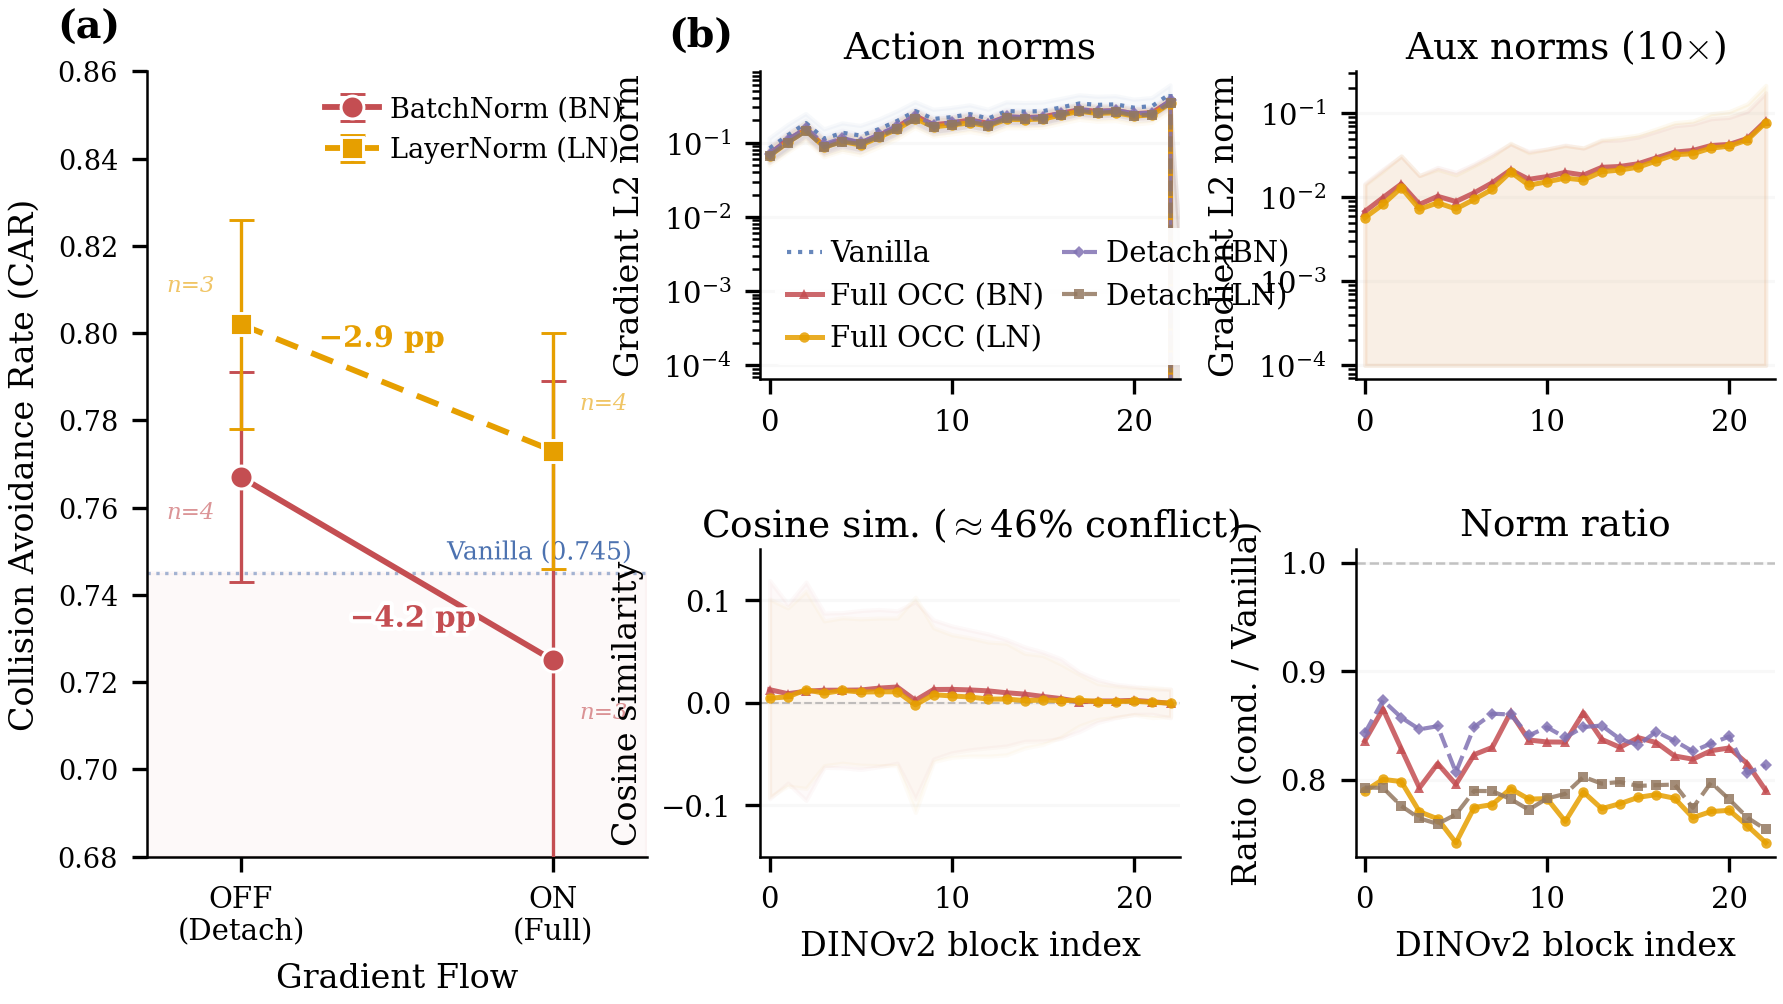

Source code (Python):
#!/usr/bin/env python3
"""Combined Figure: (a) Factorial 2x2 interaction + (b) Gradient analysis 2x2."""

import json
import os
import numpy as np
import matplotlib
matplotlib.use('Agg')
import matplotlib.pyplot as plt
import matplotlib.patheffects as pe
import matplotlib.gridspec as gridspec
from pathlib import Path

# === Global settings ===
plt.rcParams.update({
    'font.family': 'serif',
    'font.serif': ['DejaVu Serif', 'Liberation Serif', 'Times New Roman'],
    'font.size': 7,
    'axes.titlesize': 7.5,
    'axes.labelsize': 7,
    'xtick.labelsize': 6.5,
    'ytick.labelsize': 6.5,
    'legend.fontsize': 6,
    'figure.dpi': 300,
    'savefig.dpi': 300,
    'savefig.bbox': 'tight',
    'savefig.pad_inches': 0.03,
    'axes.spines.top': False,
    'axes.spines.right': False,
    'lines.linewidth': 1.2,
    'axes.grid': False,
    'axes.linewidth': 0.6,
    'pdf.fonttype': 42,
    'ps.fonttype': 42,
    'mathtext.fontset': 'cm',
})

# === Colors ===
COLORS = {
    'vanilla':     '#4C72B0',
    'full_occ_bn': '#C44E52',
    'full_occ_ln': '#E69F00',
    'detach_bn':   '#8172B3',
    'detach_ln':   '#937860',
}

# === Factorial data ===
factorial_data = {
    'BN': {
        'OFF': {'mean': 0.767, 'std': 0.024, 'n': 4},
        'ON':  {'mean': 0.725, 'std': 0.064, 'n': 3},
    },
    'LN': {
        'OFF': {'mean': 0.802, 'std': 0.024, 'n': 3},
        'ON':  {'mean': 0.773, 'std': 0.027, 'n': 4},
    },
}
VANILLA_CAR = 0.745

# === Gradient styles ===
GRAD_STYLES = {
    'Vanilla v2':      {'color': COLORS['vanilla'],     'ls': ':', 'marker': 'x', 'label': 'Vanilla',        'lw': 1.0, 'ms': 2.5},
    'Full OCC BN v2':  {'color': COLORS['full_occ_bn'], 'ls': '-', 'marker': '^', 'label': 'Full OCC (BN)',  'lw': 1.2, 'ms': 2.5},
    'Full OCC LN v2':  {'color': COLORS['full_occ_ln'], 'ls': '-', 'marker': 'o', 'label': 'Full OCC (LN)',  'lw': 1.2, 'ms': 2.5},
    'Detach BN v2':    {'color': COLORS['detach_bn'],   'ls': '--', 'marker': 'D', 'label': 'Detach (BN)',   'lw': 1.0, 'ms': 2.2},
    'Detach LN v2':    {'color': COLORS['detach_ln'],   'ls': '--', 'marker': 's', 'label': 'Detach (LN)',   'lw': 1.0, 'ms': 2.2},
}

# === Load gradient data ===
DATA_DIR = Path('/tmp/gradient_v2_5cond')
all_data = {}
for fpath in sorted(DATA_DIR.glob('*_gradient_stats.json')):
    with open(fpath) as f:
        d = json.load(f)
    all_data[d['condition']] = d

def extract_dino_blocks(per_layer):
    blocks = {}
    for layer_name, stats in per_layer.items():
        if layer_name.startswith('featurizer.blocks.'):
            idx = int(layer_name.split('.')[2])
            blocks[idx] = stats
    return dict(sorted(blocks.items()))

dino_data = {}
for cond, d in all_data.items():
    blocks = extract_dino_blocks(d['per_layer'])
    idxs = np.array(sorted(blocks.keys()))
    dino_data[cond] = {
        'idx': idxs,
        'action_norm': np.array([blocks[i]['action_grad_norm_mean'] for i in idxs]),
        'action_std':  np.array([blocks[i]['action_grad_norm_std'] for i in idxs]),
        'occ_norm':    np.array([blocks[i].get('occ_grad_norm_mean') or 0 for i in idxs], dtype=float),
        'occ_std':     np.array([blocks[i].get('occ_grad_norm_std') or 0 for i in idxs], dtype=float),
        'cosine':      np.array([blocks[i].get('cosine_sim_mean') or 0 for i in idxs], dtype=float),
        'cosine_std':  np.array([blocks[i].get('cosine_sim_std') or 0 for i in idxs], dtype=float),
    }

vanilla_norms = dino_data['Vanilla v2']['action_norm']

# === Figure layout ===
fig = plt.figure(figsize=(7.0, 3.4))
gs = gridspec.GridSpec(1, 2, figure=fig, width_ratios=[0.33, 0.67], wspace=0.15)

# Left: factorial (a)
gs_left = gs[0].subgridspec(1, 1)
ax_fact = fig.add_subplot(gs_left[0])

# Right: gradient 2x2 (b)
gs_right = gs[1].subgridspec(2, 2, hspace=0.55, wspace=0.42)
ax_b = [[fig.add_subplot(gs_right[r, c]) for c in range(2)] for r in range(2)]

# ============================================================
# (a) Factorial interaction plot
# ============================================================
C_BN = COLORS['full_occ_bn']
C_LN = COLORS['full_occ_ln']
C_VAN = COLORS['vanilla']

ax = ax_fact
ax.axhspan(0.68, VANILLA_CAR, color=C_BN, alpha=0.03, zorder=0)
ax.axhline(y=VANILLA_CAR, color=C_VAN, linestyle=':', linewidth=0.8, alpha=0.5, zorder=1)
t_van = ax.text(0.97, VANILLA_CAR + 0.002, 'Vanilla (0.745)', fontsize=6,
                color=C_VAN, va='bottom', ha='right',
                transform=ax.get_yaxis_transform(), fontweight='medium')
t_van.set_path_effects([pe.withStroke(linewidth=2.5, foreground='white')])

x_positions = [0, 1]

bn_y = [factorial_data['BN']['OFF']['mean'], factorial_data['BN']['ON']['mean']]
bn_err = [factorial_data['BN'][gf]['std'] for gf in ['OFF', 'ON']]
ax.errorbar(x_positions, bn_y, yerr=bn_err, color=C_BN,
            marker='o', markersize=5.5, markeredgecolor='white', markeredgewidth=0.7,
            linestyle='-', linewidth=1.4, capsize=3, capthick=0.8,
            elinewidth=0.8, label='BatchNorm (BN)', zorder=3)

ln_y = [factorial_data['LN']['OFF']['mean'], factorial_data['LN']['ON']['mean']]
ln_err = [factorial_data['LN'][gf]['std'] for gf in ['OFF', 'ON']]
ax.errorbar(x_positions, ln_y, yerr=ln_err, color=C_LN,
            marker='s', markersize=5.5, markeredgecolor='white', markeredgewidth=0.7,
            linestyle=(0, (4, 2.5)), linewidth=1.4, capsize=3, capthick=0.8,
            elinewidth=0.8, label='LayerNorm (LN)', zorder=3)

# Delta annotations
delta_bn = (factorial_data['BN']['ON']['mean'] - factorial_data['BN']['OFF']['mean']) * 100
delta_ln = (factorial_data['LN']['ON']['mean'] - factorial_data['LN']['OFF']['mean']) * 100

mid_bn_y = np.mean(bn_y)
t_bn = ax.annotate(f'−{abs(delta_bn):.1f} pp', xy=(0.55, mid_bn_y - 0.008),
                   fontsize=7, fontweight='bold', color=C_BN, ha='center', va='top', zorder=5)
t_bn.set_path_effects([pe.withStroke(linewidth=2, foreground='white')])

mid_ln_y = np.mean(ln_y)
t_ln = ax.annotate(f'−{abs(delta_ln):.1f} pp', xy=(0.45, mid_ln_y + 0.008),
                   fontsize=7, fontweight='bold', color=C_LN, ha='center', va='bottom', zorder=5)
t_ln.set_path_effects([pe.withStroke(linewidth=2, foreground='white')])

# n-labels
n_offsets = {
    ('BN', 'OFF'): (-12, -10),
    ('BN', 'ON'):  (12, -14),
    ('LN', 'OFF'): (-12, 8),
    ('LN', 'ON'):  (12, 10),
}
for gf_idx, gf in enumerate(['OFF', 'ON']):
    for norm in ['BN', 'LN']:
        n_val = factorial_data[norm][gf]['n']
        y_val = factorial_data[norm][gf]['mean']
        ox, oy = n_offsets[(norm, gf)]
        c = C_BN if norm == 'BN' else C_LN
        ax.annotate(f'n={n_val}', (x_positions[gf_idx], y_val),
                    xytext=(ox, oy), textcoords='offset points',
                    fontsize=5.5, color=c, ha='center', fontstyle='italic', alpha=0.6)

ax.set_xticks(x_positions)
ax.set_xticklabels(['OFF\n(Detach)', 'ON\n(Full)'], fontsize=7)
ax.set_xlabel('Gradient Flow', fontsize=8)
ax.set_ylabel('Collision Avoidance Rate (CAR)', fontsize=8)
ax.set_xlim(-0.3, 1.3)
ax.set_ylim(0.68, 0.86)
ax.yaxis.set_major_locator(plt.MultipleLocator(0.02))
ax.legend(loc='upper right', frameon=True, framealpha=0.95, edgecolor='none',
          handlelength=2.0, handletextpad=0.4, fontsize=6.5)

# Panel label
ax.text(-0.18, 1.08, '(a)', transform=ax.transAxes, fontsize=9.5, fontweight='bold', va='top')

# ============================================================
# (b) Gradient analysis 2x2
# ============================================================

# --- (b) Panel label on top-left of gradient region ---
ax_b[0][0].text(-0.22, 1.18, '(b)', transform=ax_b[0][0].transAxes,
                fontsize=9.5, fontweight='bold', va='top')

# --- b-i: Action gradient norms ---
ax = ax_b[0][0]
for cond in ['Vanilla v2', 'Full OCC BN v2', 'Full OCC LN v2', 'Detach BN v2', 'Detach LN v2']:
    s = GRAD_STYLES[cond]
    d = dino_data[cond]
    ax.semilogy(d['idx'], d['action_norm'], color=s['color'], ls=s['ls'],
                lw=s['lw'], marker=s['marker'], markersize=s['ms'],
                markeredgewidth=0, alpha=0.85, label=s['label'])
    ax.fill_between(d['idx'],
                    np.maximum(d['action_norm'] - d['action_std'], 1e-4),
                    d['action_norm'] + d['action_std'],
                    alpha=0.04, color=s['color'])
ax.set_ylabel('Gradient L2 norm', fontsize=8)
ax.set_title('Action norms', fontsize=9, pad=3)
ax.legend(loc='lower left', ncol=2, framealpha=0.95, edgecolor='none', fontsize=7,
          columnspacing=0.6, handlelength=1.2, handletextpad=0.3)
ax.grid(True, alpha=0.08, axis='y')
ax.set_xlim(-0.5, 22.5)
ax.tick_params(labelsize=7)

# --- b-ii: Auxiliary gradient norms ---
ax = ax_b[0][1]
for cond in ['Full OCC BN v2', 'Full OCC LN v2']:
    s = GRAD_STYLES[cond]
    d = dino_data[cond]
    mask = d['occ_norm'] > 0
    ax.semilogy(d['idx'][mask], d['occ_norm'][mask], color=s['color'], ls=s['ls'],
                lw=s['lw'], marker=s['marker'], markersize=s['ms'],
                markeredgewidth=0, alpha=0.85, label=s['label'])
    ax.fill_between(d['idx'][mask],
                    np.maximum(d['occ_norm'][mask] - d['occ_std'][mask], 1e-4),
                    d['occ_norm'][mask] + d['occ_std'][mask],
                    alpha=0.06, color=s['color'])
ax.set_ylabel('Gradient L2 norm', fontsize=8)
ax.set_title(r'Aux norms (10$\times$)', fontsize=9, pad=3)
ax.grid(True, alpha=0.08, axis='y')
ax.set_xlim(-0.5, 22.5)
ax.tick_params(labelsize=7)

# --- b-iii: Cosine similarity ---
ax = ax_b[1][0]
for cond in ['Full OCC BN v2', 'Full OCC LN v2']:
    s = GRAD_STYLES[cond]
    d = dino_data[cond]
    mask = d['cosine'] != 0
    ax.plot(d['idx'][mask], d['cosine'][mask], color=s['color'], ls=s['ls'],
            lw=s['lw'], marker=s['marker'], markersize=s['ms'],
            markeredgewidth=0, alpha=0.85, label=s['label'])
    ax.fill_between(d['idx'][mask],
                    d['cosine'][mask] - d['cosine_std'][mask],
                    d['cosine'][mask] + d['cosine_std'][mask],
                    alpha=0.03, color=s['color'])
ax.axhline(0, color='#888888', linestyle='--', linewidth=0.5, alpha=0.5, zorder=1)
ax.set_ylim(-0.15, 0.15)
ax.set_xlabel('DINOv2 block index', fontsize=8)
ax.set_ylabel('Cosine similarity', fontsize=8)
ax.set_title(r'Cosine sim. ($\approx$46% conflict)', fontsize=9, pad=3)
ax.grid(True, alpha=0.08, axis='y')
ax.set_xlim(-0.5, 22.5)
ax.tick_params(labelsize=7)

# --- b-iv: Norm ratio ---
ax = ax_b[1][1]
for cond in ['Full OCC BN v2', 'Full OCC LN v2', 'Detach BN v2', 'Detach LN v2']:
    s = GRAD_STYLES[cond]
    d = dino_data[cond]
    safe_vanilla = np.where(vanilla_norms > 1e-6, vanilla_norms, 1.0)
    ratio = d['action_norm'] / safe_vanilla
    valid = vanilla_norms > 1e-6
    ax.plot(d['idx'][valid], ratio[valid], color=s['color'], ls=s['ls'],
            lw=s['lw'], marker=s['marker'], markersize=s['ms'],
            markeredgewidth=0, alpha=0.85, label=s['label'])
ax.axhline(1.0, color='#888888', linestyle='--', linewidth=0.6, alpha=0.5, zorder=1)
ax.set_xlabel('DINOv2 block index', fontsize=8)
ax.set_ylabel('Ratio (cond. / Vanilla)', fontsize=8)
ax.set_title('Norm ratio', fontsize=9, pad=3)
ax.grid(True, alpha=0.08, axis='y')
ax.set_xlim(-0.5, 22.5)
ax.tick_params(labelsize=7)

# Remove x-labels from top row of (b)
for c in range(2):
    ax_b[0][c].set_xlabel('')

# === Save ===
OUT_DIR = Path('/home/ubuntu/.agent-ml-research-idea_gen_0513/projects/occsafe_vla/docs/paper/figures')
for fmt in ['pdf', 'png']:
    path = OUT_DIR / f'fig_combined_factorial_gradient.{fmt}'
    fig.savefig(path)
    print(f'Saved: {path}')
plt.close(fig)
